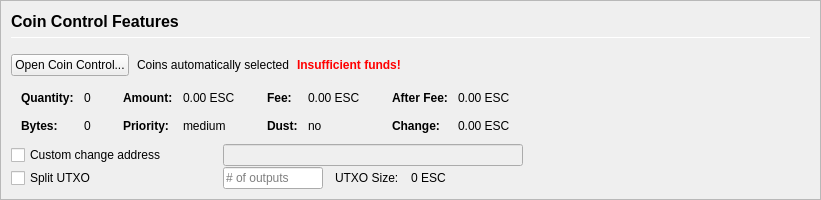
         <widget class="QFrame" name="frameCoinControl">
          <property name="sizePolicy">
           <sizepolicy hsizetype="Expanding" vsizetype="Expanding">
            <horstretch>0</horstretch>
            <verstretch>0</verstretch>
           </sizepolicy>
          </property>
          <property name="maximumSize">
           <size>
            <width>16777215</width>
            <height>16777215</height>
           </size>
          </property>
          <property name="frameShape">
           <enum>QFrame::StyledPanel</enum>
          </property>
          <property name="frameShadow">
           <enum>QFrame::Sunken</enum>
          </property>
          <layout class="QVBoxLayout" name="verticalLayoutCoinControl2">
           <property name="spacing">
            <number>0</number>
           </property>
           <property name="leftMargin">
            <number>0</number>
           </property>
           <property name="topMargin">
            <number>0</number>
           </property>
           <property name="rightMargin">
            <number>0</number>
           </property>
           <property name="bottomMargin">
            <number>0</number>
           </property>
           <item>
            <widget class="QFrame" name="frameCoinControl_BG">
             <layout class="QVBoxLayout" name="verticalLayoutCoinControl" stretch="0,0,0,0,0,0">
              <property name="spacing">
               <number>1</number>
              </property>
              <property name="leftMargin">
               <number>10</number>
              </property>
              <property name="topMargin">
               <number>10</number>
              </property>
              <item>
               <layout class="QHBoxLayout" name="horizontalLayoutCoinControl1">
                <property name="bottomMargin">
                 <number>15</number>
                </property>
                <item>
                 <layout class="QVBoxLayout" name="verticalLayout_3">
                  <property name="spacing">
                   <number>6</number>
                  </property>
                  <item>
                   <widget class="QLabel" name="labelCoinControlFeatures">
                    <property name="sizePolicy">
                     <sizepolicy hsizetype="Preferred" vsizetype="Maximum">
                      <horstretch>0</horstretch>
                      <verstretch>0</verstretch>
                     </sizepolicy>
                    </property>
                    <property name="minimumSize">
                     <size>
                      <width>0</width>
                      <height>20</height>
                     </size>
                    </property>
                    <property name="font">
                     <font>
                      <pointsize>12</pointsize>
                      <weight>75</weight>
                      <bold>true</bold>
                     </font>
                    </property>
                    <property name="styleSheet">
                     <string notr="true">font-weight:bold;</string>
                    </property>
                    <property name="text">
                     <string>Coin Control Features</string>
                    </property>
                   </widget>
                  </item>
                  <item>
                   <widget class="Line" name="line">
                    <property name="minimumSize">
                     <size>
                      <width>0</width>
                      <height>1</height>
                     </size>
                    </property>
                    <property name="maximumSize">
                     <size>
                      <width>16777215</width>
                      <height>1</height>
                     </size>
                    </property>
                    <property name="orientation">
                     <enum>Qt::Horizontal</enum>
                    </property>
                   </widget>
                  </item>
                 </layout>
                </item>
               </layout>
              </item>
              <item>
               <layout class="QHBoxLayout" name="horizontalLayoutCoinControl2" stretch="0,0,0,0">
                <property name="spacing">
                 <number>8</number>
                </property>
                <property name="bottomMargin">
                 <number>10</number>
                </property>
                <item>
                 <widget class="QPushButton" name="pushButtonCoinControl">
                  <property name="styleSheet">
                   <string notr="true"/>
                  </property>
                  <property name="text">
                   <string>Open Coin Control...</string>
                  </property>
                  <property name="autoDefault">
                   <bool>false</bool>
                  </property>
                 </widget>
                </item>
                <item>
                 <widget class="QLabel" name="labelCoinControlAutomaticallySelected">
                  <property name="text">
                   <string>Coins automatically selected</string>
                  </property>
                  <property name="margin">
                   <number>5</number>
                  </property>
                 </widget>
                </item>
                <item>
                 <widget class="QLabel" name="labelCoinControlInsuffFunds">
                  <property name="font">
                   <font>
                    <weight>75</weight>
                    <bold>true</bold>
                   </font>
                  </property>
                  <property name="styleSheet">
                   <string notr="true">color:red;font-weight:bold;</string>
                  </property>
                  <property name="text">
                   <string>Insufficient funds!</string>
                  </property>
                  <property name="margin">
                   <number>5</number>
                  </property>
                 </widget>
                </item>
                <item>
                 <spacer name="horizontalSpacerCoinControl">
                  <property name="orientation">
                   <enum>Qt::Horizontal</enum>
                  </property>
                  <property name="sizeHint" stdset="0">
                   <size>
                    <width>40</width>
                    <height>1</height>
                   </size>
                  </property>
                 </spacer>
                </item>
               </layout>
              </item>
              <item>
               <widget class="QWidget" name="widgetCoinControl" native="true">
                <property name="sizePolicy">
                 <sizepolicy hsizetype="Preferred" vsizetype="Preferred">
                  <horstretch>0</horstretch>
                  <verstretch>0</verstretch>
                 </sizepolicy>
                </property>
                <property name="minimumSize">
                 <size>
                  <width>0</width>
                  <height>0</height>
                 </size>
                </property>
                <property name="styleSheet">
                 <string notr="true"/>
                </property>
                <layout class="QHBoxLayout" name="horizontalLayoutCoinControl5">
                 <property name="leftMargin">
                  <number>0</number>
                 </property>
                 <property name="topMargin">
                  <number>0</number>
                 </property>
                 <property name="rightMargin">
                  <number>0</number>
                 </property>
                 <property name="bottomMargin">
                  <number>0</number>
                 </property>
                 <item>
                  <layout class="QHBoxLayout" name="horizontalLayoutCoinControl3" stretch="0,0,0,1">
                   <property name="spacing">
                    <number>20</number>
                   </property>
                   <property name="topMargin">
                    <number>0</number>
                   </property>
                   <property name="bottomMargin">
                    <number>10</number>
                   </property>
                   <item>
                    <layout class="QFormLayout" name="formLayoutCoinControl1">
                     <property name="horizontalSpacing">
                      <number>10</number>
                     </property>
                     <property name="verticalSpacing">
                      <number>14</number>
                     </property>
                     <property name="leftMargin">
                      <number>10</number>
                     </property>
                     <property name="topMargin">
                      <number>4</number>
                     </property>
                     <property name="rightMargin">
                      <number>6</number>
                     </property>
                     <item row="0" column="0">
                      <widget class="QLabel" name="labelCoinControlQuantityText">
                       <property name="font">
                        <font>
                         <weight>75</weight>
                         <bold>true</bold>
                        </font>
                       </property>
                       <property name="text">
                        <string>Quantity:</string>
                       </property>
                       <property name="margin">
                        <number>0</number>
                       </property>
                      </widget>
                     </item>
                     <item row="0" column="1">
                      <widget class="QLabel" name="labelCoinControlQuantity">
                       <property name="cursor">
                        <cursorShape>IBeamCursor</cursorShape>
                       </property>
                       <property name="contextMenuPolicy">
                        <enum>Qt::ActionsContextMenu</enum>
                       </property>
                       <property name="text">
                        <string notr="true">0</string>
                       </property>
                       <property name="margin">
                        <number>0</number>
                       </property>
                       <property name="textInteractionFlags">
                        <set>Qt::LinksAccessibleByMouse|Qt::TextSelectableByKeyboard|Qt::TextSelectableByMouse</set>
                       </property>
                      </widget>
                     </item>
                     <item row="1" column="0">
                      <widget class="QLabel" name="labelCoinControlBytesText">
                       <property name="font">
                        <font>
                         <weight>75</weight>
                         <bold>true</bold>
                        </font>
                       </property>
                       <property name="text">
                        <string>Bytes:</string>
                       </property>
                      </widget>
                     </item>
                     <item row="1" column="1">
                      <widget class="QLabel" name="labelCoinControlBytes">
                       <property name="cursor">
                        <cursorShape>IBeamCursor</cursorShape>
                       </property>
                       <property name="contextMenuPolicy">
                        <enum>Qt::ActionsContextMenu</enum>
                       </property>
                       <property name="text">
                        <string notr="true">0</string>
                       </property>
                       <property name="textInteractionFlags">
                        <set>Qt::LinksAccessibleByMouse|Qt::TextSelectableByKeyboard|Qt::TextSelectableByMouse</set>
                       </property>
                      </widget>
                     </item>
                    </layout>
                   </item>
                   <item>
                    <layout class="QFormLayout" name="formLayoutCoinControl2">
                     <property name="horizontalSpacing">
                      <number>10</number>
                     </property>
                     <property name="verticalSpacing">
                      <number>14</number>
                     </property>
                     <property name="leftMargin">
                      <number>6</number>
                     </property>
                     <property name="topMargin">
                      <number>4</number>
                     </property>
                     <property name="rightMargin">
                      <number>6</number>
                     </property>
                     <item row="0" column="0">
                      <widget class="QLabel" name="labelCoinControlAmountText">
                       <property name="font">
                        <font>
                         <weight>75</weight>
                         <bold>true</bold>
                        </font>
                       </property>
                       <property name="text">
                        <string>Amount:</string>
                       </property>
                       <property name="margin">
                        <number>0</number>
                       </property>
                      </widget>
                     </item>
                     <item row="0" column="1">
                      <widget class="QLabel" name="labelCoinControlAmount">
                       <property name="cursor">
                        <cursorShape>IBeamCursor</cursorShape>
                       </property>
                       <property name="contextMenuPolicy">
                        <enum>Qt::ActionsContextMenu</enum>
                       </property>
                       <property name="text">
                        <string notr="true">0.00 ESC</string>
                       </property>
                       <property name="textInteractionFlags">
                        <set>Qt::LinksAccessibleByMouse|Qt::TextSelectableByKeyboard|Qt::TextSelectableByMouse</set>
                       </property>
                      </widget>
                     </item>
                     <item row="1" column="0">
                      <widget class="QLabel" name="labelCoinControlPriorityText">
                       <property name="font">
                        <font>
                         <weight>75</weight>
                         <bold>true</bold>
                        </font>
                       </property>
                       <property name="text">
                        <string>Priority:</string>
                       </property>
                      </widget>
                     </item>
                     <item row="1" column="1">
                      <widget class="QLabel" name="labelCoinControlPriority">
                       <property name="cursor">
                        <cursorShape>IBeamCursor</cursorShape>
                       </property>
                       <property name="contextMenuPolicy">
                        <enum>Qt::ActionsContextMenu</enum>
                       </property>
                       <property name="text">
                        <string>medium</string>
                       </property>
                       <property name="textInteractionFlags">
                        <set>Qt::LinksAccessibleByMouse|Qt::TextSelectableByKeyboard|Qt::TextSelectableByMouse</set>
                       </property>
                      </widget>
                     </item>
                    </layout>
                   </item>
                   <item>
                    <layout class="QFormLayout" name="formLayoutCoinControl3">
                     <property name="horizontalSpacing">
                      <number>10</number>
                     </property>
                     <property name="verticalSpacing">
                      <number>14</number>
                     </property>
                     <property name="leftMargin">
                      <number>6</number>
                     </property>
                     <property name="topMargin">
                      <number>4</number>
                     </property>
                     <property name="rightMargin">
                      <number>6</number>
                     </property>
                     <item row="0" column="0">
                      <widget class="QLabel" name="labelCoinControlFeeText">
                       <property name="font">
                        <font>
                         <weight>75</weight>
                         <bold>true</bold>
                        </font>
                       </property>
                       <property name="text">
                        <string>Fee:</string>
                       </property>
                       <property name="margin">
                        <number>0</number>
                       </property>
                      </widget>
                     </item>
                     <item row="0" column="1">
                      <widget class="QLabel" name="labelCoinControlFee">
                       <property name="cursor">
                        <cursorShape>IBeamCursor</cursorShape>
                       </property>
                       <property name="contextMenuPolicy">
                        <enum>Qt::ActionsContextMenu</enum>
                       </property>
                       <property name="text">
                        <string notr="true">0.00 ESC</string>
                       </property>
                       <property name="textInteractionFlags">
                        <set>Qt::LinksAccessibleByMouse|Qt::TextSelectableByKeyboard|Qt::TextSelectableByMouse</set>
                       </property>
                      </widget>
                     </item>
                     <item row="1" column="0">
                      <widget class="QLabel" name="labelCoinControlLowOutputText">
                       <property name="font">
                        <font>
                         <weight>75</weight>
                         <bold>true</bold>
                        </font>
                       </property>
                       <property name="text">
                        <string>Dust:</string>
                       </property>
                      </widget>
                     </item>
                     <item row="1" column="1">
                      <widget class="QLabel" name="labelCoinControlLowOutput">
                       <property name="cursor">
                        <cursorShape>IBeamCursor</cursorShape>
                       </property>
                       <property name="contextMenuPolicy">
                        <enum>Qt::ActionsContextMenu</enum>
                       </property>
                       <property name="text">
                        <string>no</string>
                       </property>
                       <property name="textInteractionFlags">
                        <set>Qt::LinksAccessibleByMouse|Qt::TextSelectableByKeyboard|Qt::TextSelectableByMouse</set>
                       </property>
                      </widget>
                     </item>
                    </layout>
                   </item>
                   <item>
                    <layout class="QFormLayout" name="formLayoutCoinControl4">
                     <property name="horizontalSpacing">
                      <number>10</number>
                     </property>
                     <property name="verticalSpacing">
                      <number>14</number>
                     </property>
                     <property name="leftMargin">
                      <number>6</number>
                     </property>
                     <property name="topMargin">
                      <number>4</number>
                     </property>
                     <property name="rightMargin">
                      <number>6</number>
                     </property>
                     <item row="0" column="0">
                      <widget class="QLabel" name="labelCoinControlAfterFeeText">
                       <property name="font">
                        <font>
                         <weight>75</weight>
                         <bold>true</bold>
                        </font>
                       </property>
                       <property name="text">
                        <string>After Fee:</string>
                       </property>
                       <property name="margin">
                        <number>0</number>
                       </property>
                      </widget>
                     </item>
                     <item row="0" column="1">
                      <widget class="QLabel" name="labelCoinControlAfterFee">
                       <property name="cursor">
                        <cursorShape>IBeamCursor</cursorShape>
                       </property>
                       <property name="contextMenuPolicy">
                        <enum>Qt::ActionsContextMenu</enum>
                       </property>
                       <property name="text">
                        <string notr="true">0.00 ESC</string>
                       </property>
                       <property name="textInteractionFlags">
                        <set>Qt::LinksAccessibleByMouse|Qt::TextSelectableByKeyboard|Qt::TextSelectableByMouse</set>
                       </property>
                      </widget>
                     </item>
                     <item row="1" column="0">
                      <widget class="QLabel" name="labelCoinControlChangeText">
                       <property name="font">
                        <font>
                         <weight>75</weight>
                         <bold>true</bold>
                        </font>
                       </property>
                       <property name="text">
                        <string>Change:</string>
                       </property>
                      </widget>
                     </item>
                     <item row="1" column="1">
                      <widget class="QLabel" name="labelCoinControlChange">
                       <property name="cursor">
                        <cursorShape>IBeamCursor</cursorShape>
                       </property>
                       <property name="contextMenuPolicy">
                        <enum>Qt::ActionsContextMenu</enum>
                       </property>
                       <property name="text">
                        <string notr="true">0.00 ESC</string>
                       </property>
                       <property name="textInteractionFlags">
                        <set>Qt::LinksAccessibleByMouse|Qt::TextSelectableByKeyboard|Qt::TextSelectableByMouse</set>
                       </property>
                      </widget>
                     </item>
                    </layout>
                   </item>
                  </layout>
                 </item>
                </layout>
               </widget>
              </item>
              <item>
               <layout class="QHBoxLayout" name="horizontalLayoutCoinControl4">
                <property name="spacing">
                 <number>12</number>
                </property>
                <property name="sizeConstraint">
                 <enum>QLayout::SetDefaultConstraint</enum>
                </property>
                <property name="topMargin">
                 <number>0</number>
                </property>
                <property name="rightMargin">
                 <number>0</number>
                </property>
                <item>
                 <widget class="QCheckBox" name="checkBoxCoinControlChange">
                  <property name="sizePolicy">
                   <sizepolicy hsizetype="Preferred" vsizetype="Preferred">
                    <horstretch>0</horstretch>
                    <verstretch>0</verstretch>
                   </sizepolicy>
                  </property>
                  <property name="minimumSize">
                   <size>
                    <width>200</width>
                    <height>0</height>
                   </size>
                  </property>
                  <property name="maximumSize">
                   <size>
                    <width>200</width>
                    <height>16777215</height>
                   </size>
                  </property>
                  <property name="toolTip">
                   <string>If this is activated, but the change address is empty or invalid, change will be sent to a newly generated address.</string>
                  </property>
                  <property name="text">
                   <string>Custom change address</string>
                  </property>
                 </widget>
                </item>
                <item>
                 <widget class="QValidatedLineEdit" name="lineEditCoinControlChange">
                  <property name="enabled">
                   <bool>false</bool>
                  </property>
                  <property name="sizePolicy">
                   <sizepolicy hsizetype="Preferred" vsizetype="Preferred">
                    <horstretch>0</horstretch>
                    <verstretch>0</verstretch>
                   </sizepolicy>
                  </property>
                  <property name="minimumSize">
                   <size>
                    <width>300</width>
                    <height>0</height>
                   </size>
                  </property>
                 </widget>
                </item>
                <item>
                 <widget class="QLabel" name="labelCoinControlChangeLabel">
                  <property name="sizePolicy">
                   <sizepolicy hsizetype="Preferred" vsizetype="Preferred">
                    <horstretch>0</horstretch>
                    <verstretch>0</verstretch>
                   </sizepolicy>
                  </property>
                  <property name="minimumSize">
                   <size>
                    <width>100</width>
                    <height>0</height>
                   </size>
                  </property>
                  <property name="text">
                   <string/>
                  </property>
                  <property name="margin">
                   <number>3</number>
                  </property>
                 </widget>
                </item>
               </layout>
              </item>
              <item>
               <layout class="QHBoxLayout" name="horizontalLayoutCoinControl6">
                <property name="spacing">
                 <number>12</number>
                </property>
                <property name="rightMargin">
                 <number>0</number>
                </property>
                <item>
                 <widget class="QCheckBox" name="splitBlockCheckBox">
                  <property name="sizePolicy">
                   <sizepolicy hsizetype="Preferred" vsizetype="Preferred">
                    <horstretch>0</horstretch>
                    <verstretch>0</verstretch>
                   </sizepolicy>
                  </property>
                  <property name="minimumSize">
                   <size>
                    <width>200</width>
                    <height>0</height>
                   </size>
                  </property>
                  <property name="maximumSize">
                   <size>
                    <width>200</width>
                    <height>16777215</height>
                   </size>
                  </property>
                  <property name="text">
                   <string>Split UTXO</string>
                  </property>
                 </widget>
                </item>
                <item>
                 <widget class="QLineEdit" name="splitBlockLineEdit">
                  <property name="sizePolicy">
                   <sizepolicy hsizetype="Preferred" vsizetype="Preferred">
                    <horstretch>50</horstretch>
                    <verstretch>0</verstretch>
                   </sizepolicy>
                  </property>
                  <property name="minimumSize">
                   <size>
                    <width>100</width>
                    <height>0</height>
                   </size>
                  </property>
                  <property name="maximumSize">
                   <size>
                    <width>100</width>
                    <height>16777215</height>
                   </size>
                  </property>
                  <property name="placeholderText">
                   <string># of outputs</string>
                  </property>
                 </widget>
                </item>
                <item>
                 <widget class="QLabel" name="labelBlockSizeText">
                  <property name="text">
                   <string>UTXO Size:</string>
                  </property>
                 </widget>
                </item>
                <item>
                 <widget class="QLabel" name="labelBlockSize">
                  <property name="text">
                   <string>0 ESC</string>
                  </property>
                 </widget>
                </item>
                <item>
                 <spacer name="horizontalSpacer_7">
                  <property name="orientation">
                   <enum>Qt::Horizontal</enum>
                  </property>
                  <property name="sizeHint" stdset="0">
                   <size>
                    <width>40</width>
                    <height>20</height>
                   </size>
                  </property>
                 </spacer>
                </item>
               </layout>
              </item>
              <item>
               <spacer name="verticalSpacerCoinControl">
                <property name="orientation">
                 <enum>Qt::Vertical</enum>
                </property>
                <property name="sizeHint" stdset="0">
                 <size>
                  <width>800</width>
                  <height>1</height>
                 </size>
                </property>
               </spacer>
              </item>
             </layout>
            </widget>
           </item>
          </layout>
         </widget>
